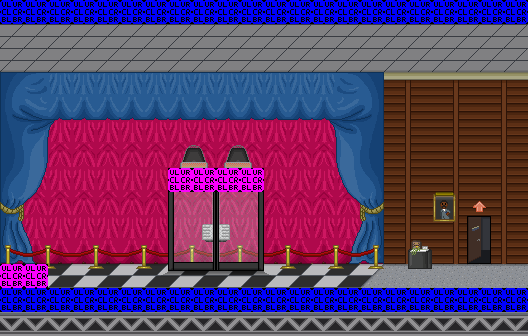

Rendered tile map (Tiled .tmx) drawn with the repository's tilesets; below, a short description and the map source with its tile grids summarised:
An orthogonal 22x14 tile map with 24x24 px tiles, 9 tile layers (bg, toptile, tileline, curtainspink, ...), 2 tilesets and 59 objects (54x sprite, 2x killing_floor, door, info, spawn).

<map version="1.0" orientation="orthogonal" width="22" height="14" tilewidth="24" tileheight="24">
 <properties>
  <property name="autosave" value="false" />
 </properties>
 <tileset firstgid="1" name="sunchamber" tilewidth="24" tileheight="24">
  <image source="../images/tilesets/sunchamber.png" width="288" height="192" />
 </tileset>
 <tileset firstgid="97" name="collisions" tilewidth="24" tileheight="24">
  <image source="../images/tilesets/collisions.png" width="512" height="512" />
 </tileset>
 <layer name="bg" width="22" height="14">
  <data>[308 cells, 195 non-empty, 11 distinct tile ids]</data>
 </layer>
 <layer name="toptile" width="22" height="14">
  <data>[308 cells, 3 non-empty, 3 distinct tile ids]</data>
 </layer>
 <layer name="tileline" width="22" height="14">
  <data>[308 cells, 6 non-empty, 1 distinct tile ids]</data>
 </layer>
 <layer name="curtainspink" width="22" height="14">
  <data>[308 cells, 108 non-empty, 3 distinct tile ids]</data>
 </layer>
 <layer name="curtainsblue" width="22" height="14">
  <data>[308 cells, 64 non-empty, 22 distinct tile ids]</data>
 </layer>
 <layer name="velvetropes" width="22" height="14">
  <data>[308 cells, 32 non-empty, 4 distinct tile ids]</data>
 </layer>
 <layer name="deco" width="22" height="14">
  <data>[308 cells, 13 non-empty, 12 distinct tile ids]</data>
 </layer>
 <layer name="sunchamber" width="22" height="14">
  <data>[308 cells, 26 non-empty, 13 distinct tile ids]</data>
 </layer>
 <layer name="collision" width="22" height="14">
  <data>[308 cells, 50 non-empty, 2 distinct tile ids]</data>
 </layer>
 <objectgroup name="nodes" width="22" height="14">
  <object name="main" type="door" x="465" y="232" width="24" height="58">
   <properties>
    <property name="level" value="acschool" />
    <property name="to" value="sunchamber" />
   </properties>
  </object>
  <object type="killing_floor" x="-24" y="24" width="360" height="312" />
  <object type="sprite" x="288" y="72" width="50" height="50">
   <properties>
    <property name="animation" value="1-10,1" />
    <property name="foreground" value="true" />
    <property name="height" value="50" />
    <property name="sheet" value="images/sprites/greendale/heat.png" />
    <property name="width" value="50" />
   </properties>
  </object>
  <object type="sprite" x="288" y="120" width="50" height="50">
   <properties>
    <property name="animation" value="1-10,1" />
    <property name="foreground" value="true" />
    <property name="height" value="50" />
    <property name="sheet" value="images/sprites/greendale/heat.png" />
    <property name="width" value="50" />
   </properties>
  </object>
  <object type="sprite" x="288" y="168" width="50" height="50">
   <properties>
    <property name="animation" value="1-10,1" />
    <property name="foreground" value="true" />
    <property name="height" value="50" />
    <property name="sheet" value="images/sprites/greendale/heat.png" />
    <property name="width" value="50" />
   </properties>
  </object>
  <object type="sprite" x="288" y="216" width="50" height="50">
   <properties>
    <property name="animation" value="1-10,1" />
    <property name="foreground" value="true" />
    <property name="height" value="50" />
    <property name="sheet" value="images/sprites/greendale/heat.png" />
    <property name="width" value="50" />
   </properties>
  </object>
  </objectgroup>
</map>
<!-- 53 of 59 objects omitted -->
